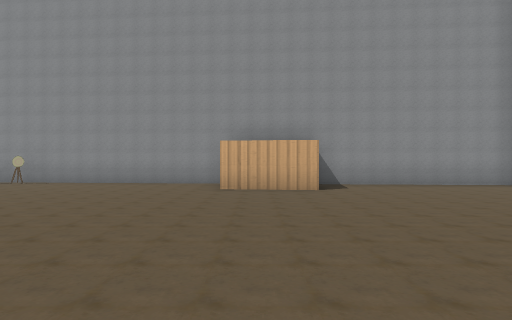
view 1 (above)

21 first-person views from a walk through a scene from a Unity 3-D project. The camera is 1.2 m above the floor, looks level and sees 80° across. The floor is counted in squares, 2 m on a side. Each view is taken from the middle of a square. On the plan, view 1 faces up. The plan holds only what a view shows up to about 9 squares ahead; the rest is blank. The place goes on beyond the plan.

view 2
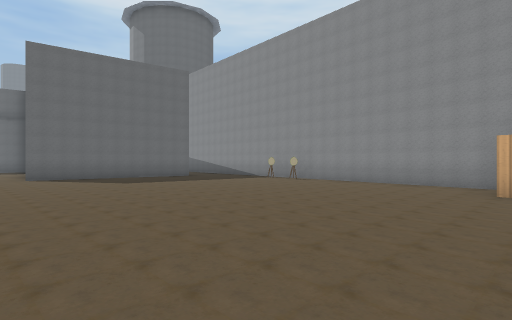

view 3
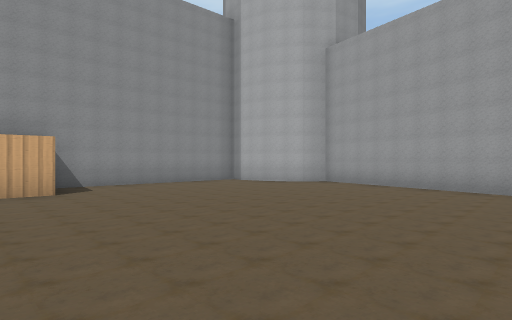

view 4
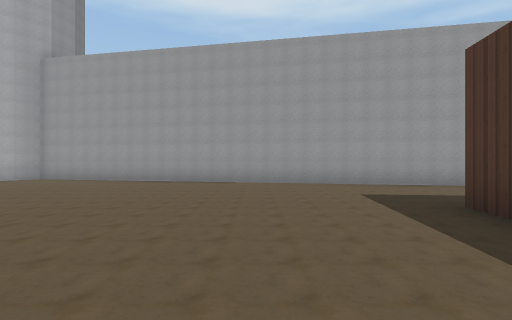

view 5
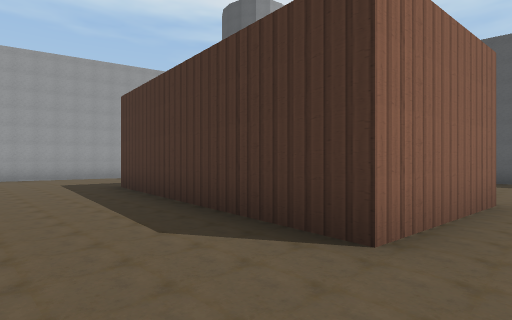

view 6
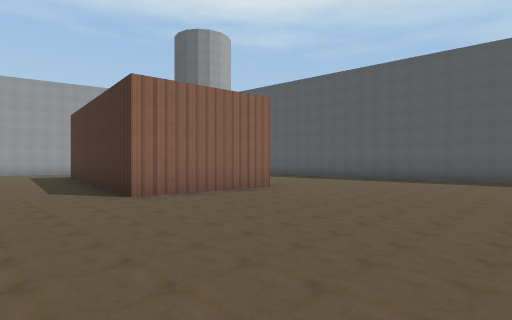

view 7
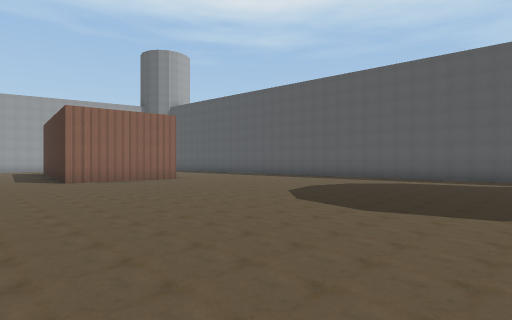

view 8
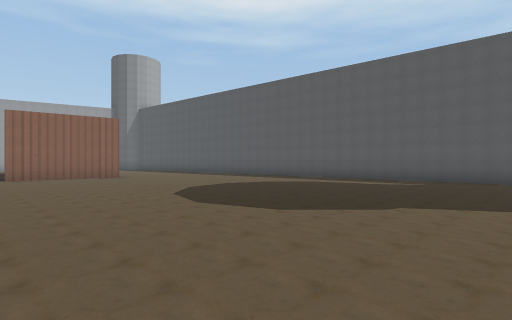

view 9
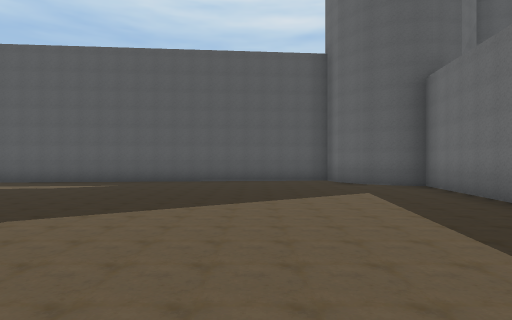

view 10
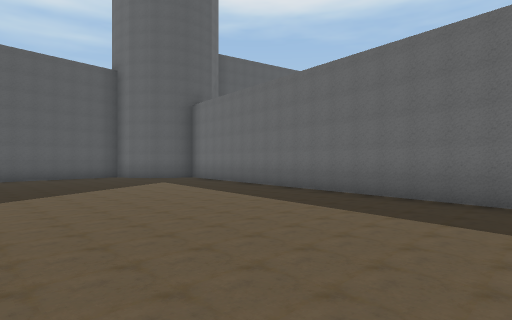

view 11
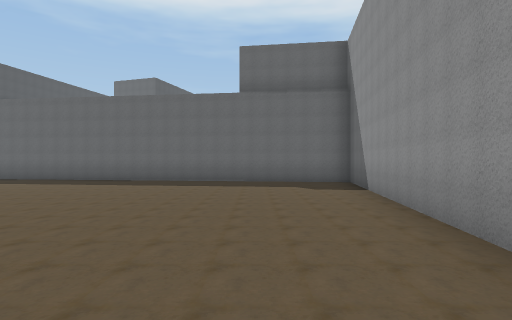

view 12
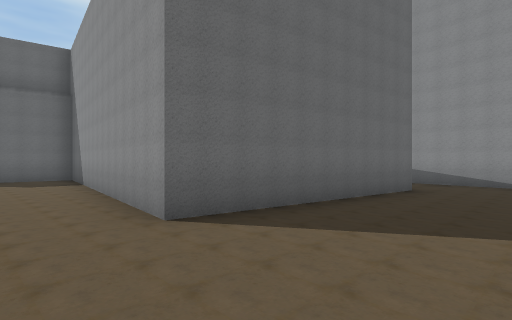

view 13
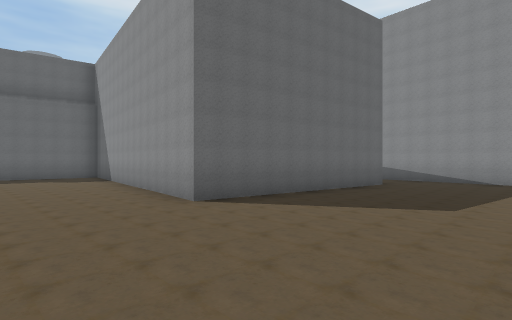

view 14
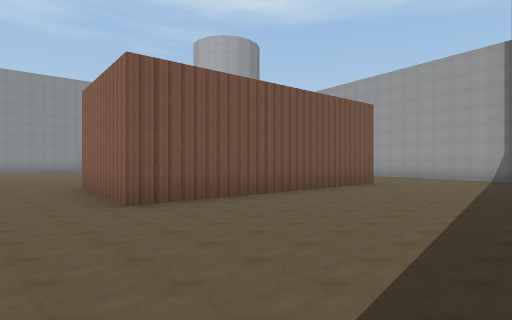

view 15
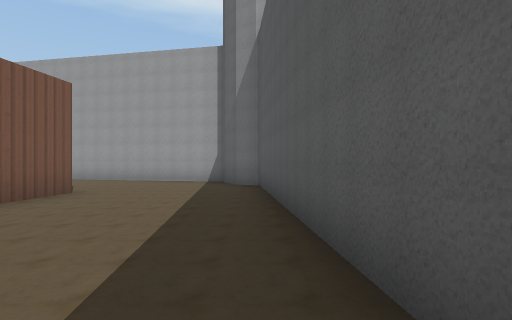

view 16
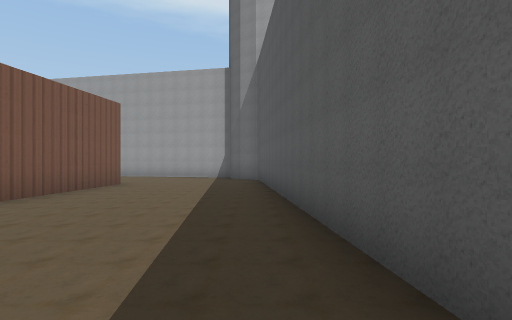

view 17
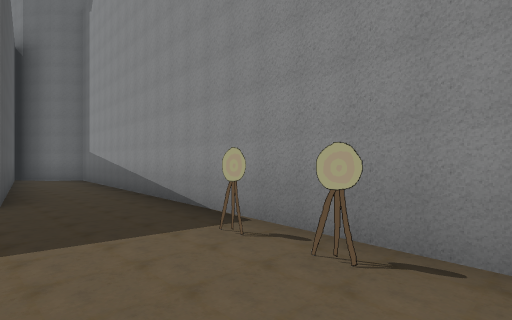

view 18
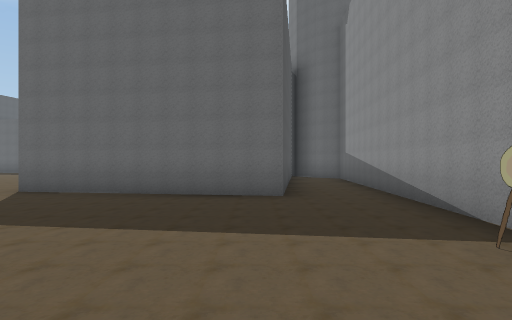

view 19
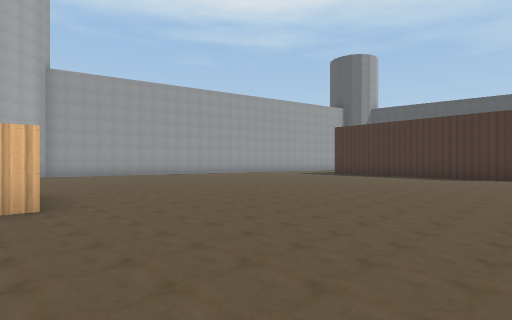

view 20
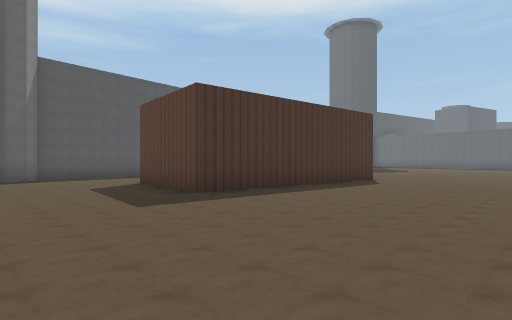

view 21
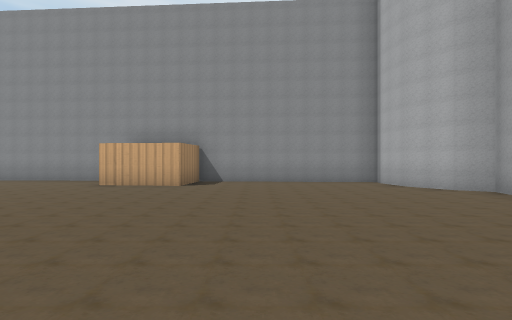

### Floor plan
Points are (right, up) in squares from view 1. A wall is a line through its corners. A room is listed if a view was taken in it or the views show most of it. See-through windows are left out.
Room 1 (views 1, 2, 3, 4, 5, 6, 7, 8, 9, 10, 11, 12, 13, 14, 15, 16, 17, 18, 19, 20, 21)
walls: (-4.1, -4.1) (1.9, -4.7) (1.6, -7.6) (-4.4, -7) (-4.1, -4.1); (-0.9, 7.7) (-14.9, 8.7) (-15.3, 8) (-16.2, 7.5); (4.4, -10.2) (7.5, 4.7) (6.9, 5.1) (6.4, 5.9) (6.2, 6.9); (-15.7, 7.2) (-10.1, 6.5) (-10.8, 1.5) (-18.2, 2.5) (-19.9, -11) (-19.3, -11.2) (-18.7, -11.6) (-18.2, -12.2) (-18.1, -12.9) (3.1, -11.1) (3.5, -10.5) (4, -10.2); (6.3, 7.2) (1.4, 7.6)
objects: other object (0, 6) to (1, 7)

Where each view was taken, in squares from view 1:
view 1: 0 up, 0 right, facing up
view 2: 0 up, 0 right, facing up-left
view 3: 0 up, 0 right, facing up-right
view 4: 2 down, 2 left, facing right
view 5: 2 down, 5 left, facing down-right
view 6: 2 down, 9 left, facing down-right
view 7: 2 down, 13 left, facing down-right
view 8: 3 down, 15 left, facing down-right
view 9: 4 down, 16 left, facing down
view 10: 2 down, 14 left, facing down-left
view 11: 0 up, 10 left, facing left
view 12: 0 up, 8 left, facing up-left
view 13: 1 down, 7 left, facing up-left
view 14: 11 down, 6 left, facing up-right
view 15: 11 down, 4 left, facing right
view 16: 11 down, 6 left, facing right
view 17: 6 up, 5 left, facing up-left
view 18: 6 up, 5 left, facing left
view 19: 7 up, 5 left, facing down-right
view 20: 0 up, 5 right, facing down-left
view 21: 1 down, 3 right, facing up
